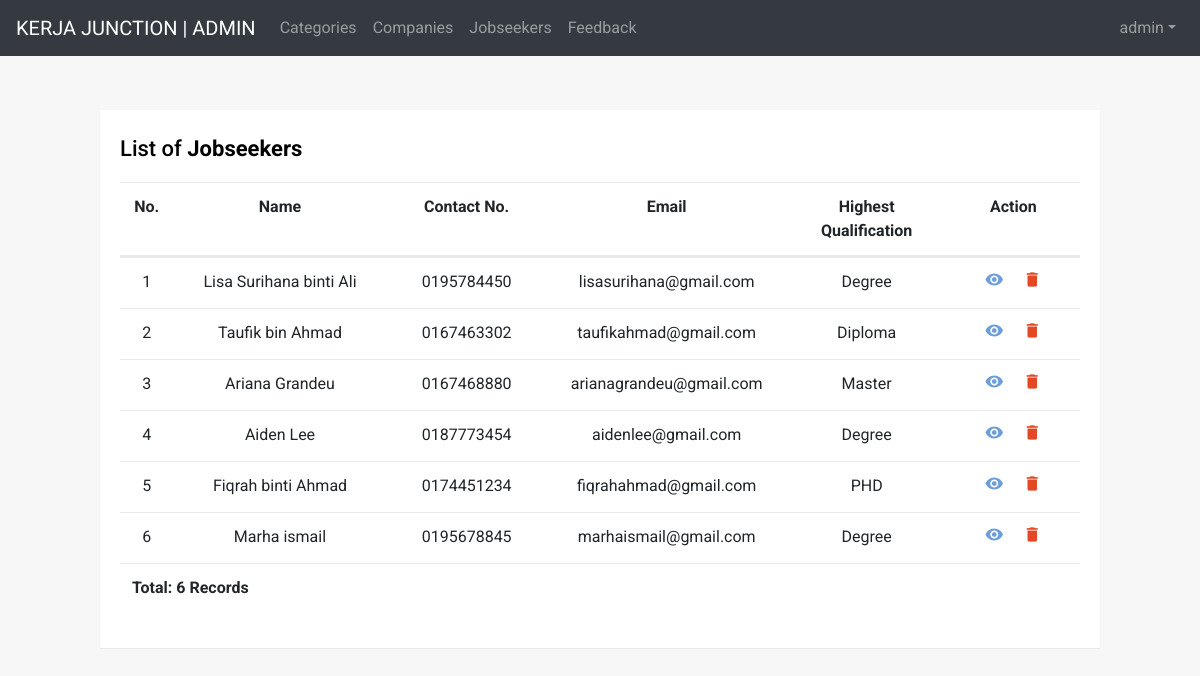
The app's page /admin/manageApplicant.php (signed in) with its own data.
### tables this page shows
CREATE TABLE `jobseeker` (
  `jobseeker_ID` int(10) NOT NULL,
  `jobseeker_Name` varchar(50) NOT NULL,
  `jobseeker_Nationality` varchar(50) NOT NULL,
  `jobseeker_Address` text NOT NULL,
  `jobseeker_Email` varchar(100) NOT NULL,
  `jobseeker_Phone` varchar(11) NOT NULL,
  `jobseeker_Qualification` varchar(50) NOT NULL,
  `jobseeker_Resume` longblob NOT NULL,
  `jobseeker_ResumeName` varchar(100) NOT NULL,
  `jobseeker_Gender` varchar(50) NOT NULL,
  `jobseeker_BirthDate` date NOT NULL,
  `jobseeker_Username` varchar(50) NOT NULL,
  `jobseeker_Password` longtext NOT NULL
);

### admin/manageApplicant.php (the view, shortened to what this page needs)
<!DOCTYPE html>
<html lang="en">
<head>
<link rel="stylesheet" href="https://stackpath.bootstrapcdn.com/bootstrap/4.5.0/css/bootstrap.min.css">
<link rel="stylesheet" href="https://maxcdn.bootstrapcdn.com/font-awesome/4.7.0/css/font-awesome.min.css">
</head>
<body>
<?php require 'menu.php';?>
<div class="container-lg">
    <div class="table-responsive">
        <div class="table-wrapper">
            <div class="table-title">
                <div class="row">
                    <div class="col-sm-8"><h2>List of <b>Jobseekers</b></h2></div>
                </div>
            </div>
            <table class="table">
                <thead align="center">
                    <tr class="d-flex">
                        <th class="col-2">No.</th>
                        <th class="col-8">Name</th>
                        <th class="col-6">Contact No.</th>
                        <th class="col-9">Email</th>
                        <th class="col-6">Highest Qualification</th>
                        <th class="col-5">Action</th>
                    </tr>
                </thead>
                <tbody>
                    <?php
                        require '../includes/db_connect.php';
                        $i = 1;
                        $sql = "SELECT * FROM jobseeker";
                        $result = mysqli_query($connect, $sql);
                        while($row = mysqli_fetch_assoc($result)){
                        Print '<tr class="d-flex">
                        <td align="center" class="col-2">'.$i.'</td>
                        <td align="center" class="col-8">'.$row['jobseeker_Name'].'</font></td>
                        <td align="center" class="col-6">'.$row['jobseeker_Phone'].'</td>
                        <td align="center" class="col-9">'.$row['jobseeker_Email'].'</td>
                        <td align="center" class="col-6">'.$row['jobseeker_Qualification'].'</td>
                        ';
                        $i++;?>
                        <td align="center" class="col-5">
                        <a class="view viewbtn" href="#view<?php echo $row['jobseeker_ID'];?>" data-sfid data-toggle="modal" title="Edit"><i class="material-icons">visibility</i></a>
                        <a class="delete" name="delete" onclick="deleteme(<?php echo $row['jobseeker_ID']; ?>)" title="Delete" data-toggle="tooltip"><i class="material-icons">&#xE872;</i></a>
                        </td>
                    <?php echo "</tr>"; ?>
        <?php
        }
            $records = mysqli_num_rows($result);
    ?>
    				<tr>
                        <td colspan="3"><div align="left"><?php echo "<b>Total: ".$records." Records</b>"; ?> </div></td>
                      </tr>
                </tbody>
            </table>
        </div>
    </div>
</div>
</body>
</html>

### admin/manageApplicant.php (style rules this page uses)
body { color: #404E67; background: #F5F7FA; font-family: 'Roboto', sans-serif; }
.table-wrapper { width: 1000px; margin: 30px auto; background: #fff; padding: 20px; box-shadow: 0 1px 1px rgba(0,0,0,.05); }
.table-title { padding-bottom: 10px; margin: 0 0 10px; }
.table-title h2 { margin: 6px 0 0; font-size: 22px; }
table.table { table-layout: fixed; }
table.table tr th, table.table tr td { border-color: #e9e9e9; }
table.table th:last-child { width: 100px; }
table.table td a { cursor: pointer; display: inline-block; margin: 0 5px; min-width: 24px; }
table.table td a.view { color: #6E9EDA; }
table.table td a.delete { color: #E34724; }
table.table td i { font-size: 19px; }

### admin/menu.php (style rules this page uses)
body { color: black; background: #f7f7f7; font-family: 'Roboto', sans-serif; }

### records on screen
jobseeker: jobseeker_Name "Lisa Surihana binti Ali", jobseeker_Phone "0195784450", jobseeker_Email "lisasurihana@gmail.com", jobseeker_Qualification "Degree"
jobseeker: jobseeker_Name "Taufik bin Ahmad", jobseeker_Phone "0167463302", jobseeker_Email "taufikahmad@gmail.com", jobseeker_Qualification "Diploma"
jobseeker: jobseeker_Name "Ariana Grandeu", jobseeker_Phone "0167468880", jobseeker_Email "arianagrandeu@gmail.com", jobseeker_Qualification "Master"
jobseeker: jobseeker_Name "Aiden Lee", jobseeker_Phone "0187773454", jobseeker_Email "aidenlee@gmail.com", jobseeker_Qualification "Degree"
jobseeker: jobseeker_Name "Fiqrah binti Ahmad", jobseeker_Phone "0174451234", jobseeker_Email "fiqrahahmad@gmail.com", jobseeker_Qualification "PHD"
jobseeker: jobseeker_Name "Marha ismail", jobseeker_Phone "0195678845", jobseeker_Email "marhaismail@gmail.com", jobseeker_Qualification "Degree"

### other values on screen
$_SESSION["username"] "admin"
$records "6"
